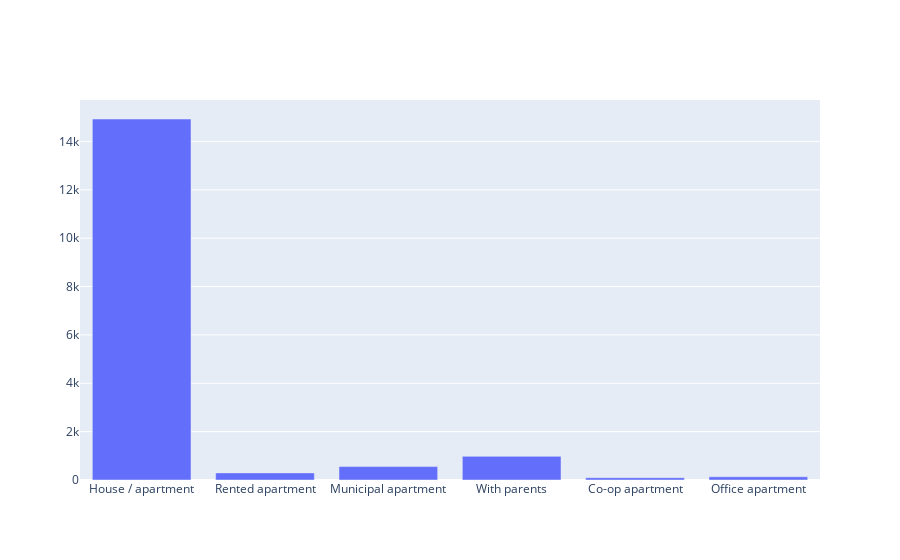

Notebook cell for this chart:
### Markdown cell above
- Fig(9): Dieser Plot zeigt die Wohnungsform, in der die Risk User leben. Es wird ersichtlich, dass die meisten Risk User in einem eigenem Haus oder einer eigenen Wohnung leben.

### Code cell
y_list=[]
for i in list(non_risk_user.housing_type.unique()):
    y_list.append(non_risk_user[non_risk_user.housing_type==i].count()[0])

fig = go.Figure([go.Bar(x=list(non_risk_user.housing_type.unique()), 
y=y_list)])
fig

### Figure 1 — Plotly figure (JSON) as saved in the notebook; plotly's stock layout.template omitted (floating-point values rounded to 4 significant figures)
{"data": [{"type": "bar", "x": ["House / apartment", "Rented apartment", "Municipal apartment", "With parents", "Co-op apartment", "Office apartment"], "y": [14927, 294, 555, 977, 95, 132]}], "layout": {}}
